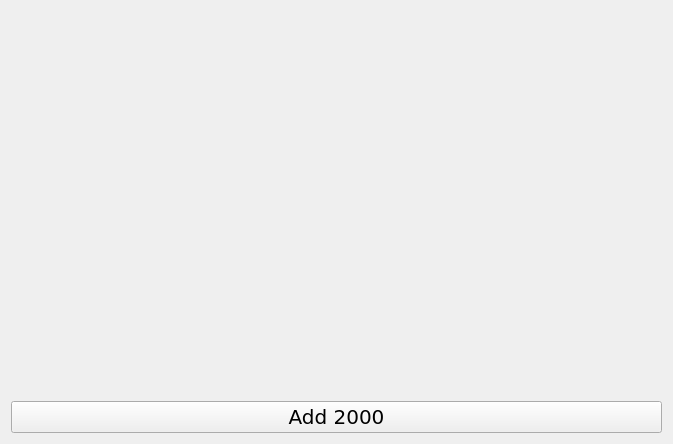
<?xml version="1.0" encoding="UTF-8"?>
<ui version="4.0">
 <class>BidderWithPhot</class>
 <widget class="QWidget" name="BidderWithPhot">
  <property name="geometry">
   <rect>
    <x>0</x>
    <y>0</y>
    <width>673</width>
    <height>444</height>
   </rect>
  </property>
  <property name="font">
   <font>
    <family>DejaVu Sans</family>
    <pointsize>15</pointsize>
   </font>
  </property>
  <property name="windowTitle">
   <string>Form</string>
  </property>
  <layout class="QVBoxLayout" name="verticalLayout">
   <item>
    <widget class="QLabel" name="photo_label">
     <property name="font">
      <font>
       <family>DejaVu Sans</family>
       <pointsize>15</pointsize>
      </font>
     </property>
     <property name="text">
      <string/>
     </property>
    </widget>
   </item>
   <item>
    <widget class="QLabel" name="price_label">
     <property name="text">
      <string/>
     </property>
    </widget>
   </item>
   <item>
    <widget class="QPushButton" name="add2000_pushButton">
     <property name="text">
      <string>Add 2000</string>
     </property>
    </widget>
   </item>
  </layout>
 </widget>
 <resources/>
 <connections/>
</ui>
